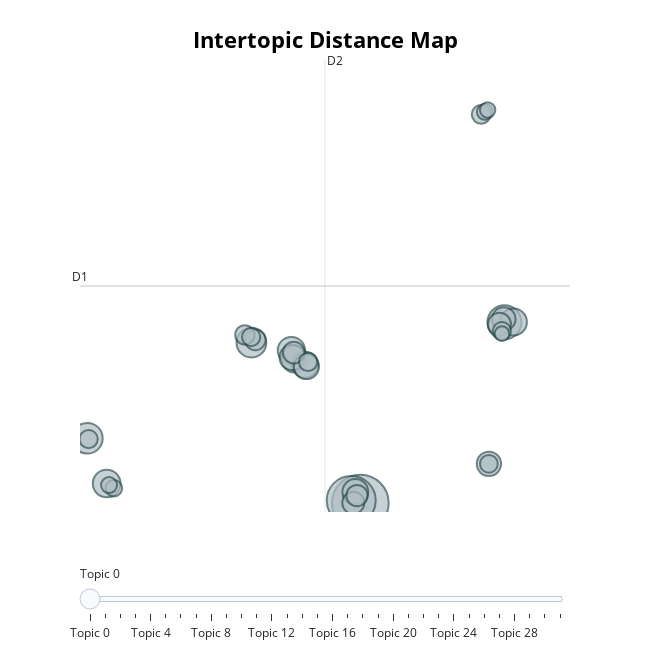

Write notebook code for a chart like this one.
### Code cell
topic_model.visualize_topics()

### Figure 1 — Plotly figure (JSON) as saved in the notebook; plotly's stock layout.template omitted (floating-point values rounded to 4 significant figures)
{"data": [{"customdata": [[0, "harris | is | she | and | for", 163], [1, "kamala | she | is | her | and", 122], [2, "eating | they | pets | cats | eat", 59], [3, "she | her | nothing | to | did", 48], [4, "gonzalez | lee | young | jackson | jeffrey", 45], [5, "undecided | are | voters | vote | voting", 39], [6, "won | run | trump | win | spot", 38], [7, "policies | you | border | more | on", 37], [8, "god | you | hallelujah | bless | the", 36], [9, "myomyomon | yangon | hello | show | joker", 35], [10, "debate | the | who | audience | this", 34], [11, "trump | 2024 | bendito | got | donald", 33], [12, "هندی | می | yang | på | هریس", 32], [13, "2024 | trump | random | lower | president", 30], [14, "businessman | good | bankrupt | business | man", 28], [15, "he | is | trump | golf | convicted", 27], [16, "abortion | it | of | stated | the", 25], [17, "trump | hands | heck | momoa | talor", 24], [18, "fox | debate | she | her | cnn", 23], [19, "he | hé | camera | him | at", 22], [20, "lies | bullshit | mess | excuse | word", 19], [21, "abc | corrupt | media | boycott | published", 18], [22, "she | done | wins | vp | woman", 17], [23, "14 | 33 | 03 | 04 | 46", 17], [24, "arizona | gun | everybody | has | my", 17], [25, "he | cowards | nuts | delusional | hes", 17], [26, "2024 | trump | greatest | jerbs | argentina", 16], [27, "vote | for | save | ww3 | saving", 14], [28, "news | fox | left | cnn | global", 13], [29, "blue | vote | wy | state | wot", 13], [30, "biased | news | journalists | msm | outlets", 12], [31, "springfield | invaders | pledge | ohio | rally", 11]], "hovertemplate": "<b>Topic %{customdata[0]}</b><br>%{customdata[1]}<br>Size: %{customdata[2]}", "legendgroup": "", "marker": {"color": "#B0BEC5", "line": {"color": "DarkSlateGrey", "width": 2}, "size": [163, 122, 59, 48, 45, 39, 38, 37, 36, 35, 34, 33, 32, 30, 28, 27, 25, 24, 23, 22, 19, 18, 17, 17, 17, 17, 16, 14, 13, 13, 12, 11], "sizemode": "area", "sizeref": 0.1019, "symbol": "circle"}, "mode": "markers", "name": "", "orientation": "v", "showlegend": false, "type": "scatter", "x": [10.33, 9.913, 16.97, -2.251, 5.314, -1.359, 7.155, 17.39, 7.306, 7.787, 10.1, 7.197, 7.848, 16.26, 16.94, 16.74, 10.01, 7.265, 10.18, 5.49, 5.011, 15.9, -2.191, 7.925, 16.86, 5.299, 16.26, -1.031, 16.07, -1.25, 16.2, 16.86], "xaxis": "x", "y": [-4.142, -3.961, 8.402, 0.356, 6.991, -2.786, 6.44, 8.423, 5.851, 5.456, -3.369, 5.966, 5.328, -1.422, 8.637, 8.269, -4.125, 6.302, -3.623, 7.188, 7.528, 22.84, 0.2968, 5.649, 7.789, 7.375, -1.42, -3.113, 23.01, -2.896, 23.13, 7.613], "yaxis": "y"}], "layout": {"annotations": [{"showarrow": false, "text": "D1", "x": -2.588, "y": 10.92, "yshift": 10}, {"showarrow": false, "text": "D2", "x": 8.704, "xshift": 10, "y": 26.61}], "height": 650, "hoverlabel": {"bgcolor": "white", "font": {"family": "Rockwell", "size": 16}}, "legend": {"itemsizing": "constant", "tracegroupgap": 0}, "margin": {"t": 60}, "shapes": [{"line": {"color": "#CFD8DC", "width": 2}, "type": "line", "x0": 8.704, "x1": 8.704, "y0": -4.763, "y1": 26.61}, {"line": {"color": "#9E9E9E", "width": 2}, "type": "line", "x0": -2.588, "x1": 20.0, "y0": 10.92, "y1": 10.92}], "sliders": [{"active": 0, "pad": {"t": 50}, "steps": [{"args": [{"marker.color": [["red", "#B0BEC5", "#B0BEC5", "#B0BEC5", "#B0BEC5", "#B0BEC5", "#B0BEC5", "#B0BEC5", "#B0BEC5", "#B0BEC5", "#B0BEC5", "#B0BEC5", "#B0BEC5", "#B0BEC5", "#B0BEC5", "#B0BEC5", "#B0BEC5", "#B0BEC5", "#B0BEC5", "#B0BEC5", "#B0BEC5", "#B0BEC5", "#B0BEC5", "#B0BEC5", "#B0BEC5", "#B0BEC5", "#B0BEC5", "#B0BEC5", "#B0BEC5", "#B0BEC5", "#B0BEC5", "#B0BEC5"]]}], "label": "Topic 0", "method": "update"}, {"args": [{"marker.color": [["#B0BEC5", "red", "#B0BEC5", "#B0BEC5", "#B0BEC5", "#B0BEC5", "#B0BEC5", "#B0BEC5", "#B0BEC5", "#B0BEC5", "#B0BEC5", "#B0BEC5", "#B0BEC5", "#B0BEC5", "#B0BEC5", "#B0BEC5", "#B0BEC5", "#B0BEC5", "#B0BEC5", "#B0BEC5", "#B0BEC5", "#B0BEC5", "#B0BEC5", "#B0BEC5", "#B0BEC5", "#B0BEC5", "#B0BEC5", "#B0BEC5", "#B0BEC5", "#B0BEC5", "#B0BEC5", "#B0BEC5"]]}], "label": "Topic 1", "method": "update"}, {"args": [{"marker.color": [["#B0BEC5", "#B0BEC5", "red", "#B0BEC5", "#B0BEC5", "#B0BEC5", "#B0BEC5", "#B0BEC5", "#B0BEC5", "#B0BEC5", "#B0BEC5", "#B0BEC5", "#B0BEC5", "#B0BEC5", "#B0BEC5", "#B0BEC5", "#B0BEC5", "#B0BEC5", "#B0BEC5", "#B0BEC5", "#B0BEC5", "#B0BEC5", "#B0BEC5", "#B0BEC5", "#B0BEC5", "#B0BEC5", "#B0BEC5", "#B0BEC5", "#B0BEC5", "#B0BEC5", "#B0BEC5", "#B0BEC5"]]}], "label": "Topic 2", "method": "update"}, {"args": [{"marker.color": [["#B0BEC5", "#B0BEC5", "#B0BEC5", "red", "#B0BEC5", "#B0BEC5", "#B0BEC5", "#B0BEC5", "#B0BEC5", "#B0BEC5", "#B0BEC5", "#B0BEC5", "#B0BEC5", "#B0BEC5", "#B0BEC5", "#B0BEC5", "#B0BEC5", "#B0BEC5", "#B0BEC5", "#B0BEC5", "#B0BEC5", "#B0BEC5", "#B0BEC5", "#B0BEC5", "#B0BEC5", "#B0BEC5", "#B0BEC5", "#B0BEC5", "#B0BEC5", "#B0BEC5", "#B0BEC5", "#B0BEC5"]]}], "label": "Topic 3", "method": "update"}, {"args": [{"marker.color": [["#B0BEC5", "#B0BEC5", "#B0BEC5", "#B0BEC5", "red", "#B0BEC5", "#B0BEC5", "#B0BEC5", "#B0BEC5", "#B0BEC5", "#B0BEC5", "#B0BEC5", "#B0BEC5", "#B0BEC5", "#B0BEC5", "#B0BEC5", "#B0BEC5", "#B0BEC5", "#B0BEC5", "#B0BEC5", "#B0BEC5", "#B0BEC5", "#B0BEC5", "#B0BEC5", "#B0BEC5", "#B0BEC5", "#B0BEC5", "#B0BEC5", "#B0BEC5", "#B0BEC5", "#B0BEC5", "#B0BEC5"]]}], "label": "Topic 4", "method": "update"}, {"args": [{"marker.color": [["#B0BEC5", "#B0BEC5", "#B0BEC5", "#B0BEC5", "#B0BEC5", "red", "#B0BEC5", "#B0BEC5", "#B0BEC5", "#B0BEC5", "#B0BEC5", "#B0BEC5", "#B0BEC5", "#B0BEC5", "#B0BEC5", "#B0BEC5", "#B0BEC5", "#B0BEC5", "#B0BEC5", "#B0BEC5", "#B0BEC5", "#B0BEC5", "#B0BEC5", "#B0BEC5", "#B0BEC5", "#B0BEC5", "#B0BEC5", "#B0BEC5", "#B0BEC5", "#B0BEC5", "#B0BEC5", "#B0BEC5"]]}], "label": "Topic 5", "method": "update"}, {"args": [{"marker.color": [["#B0BEC5", "#B0BEC5", "#B0BEC5", "#B0BEC5", "#B0BEC5", "#B0BEC5", "red", "#B0BEC5", "#B0BEC5", "#B0BEC5", "#B0BEC5", "#B0BEC5", "#B0BEC5", "#B0BEC5", "#B0BEC5", "#B0BEC5", "#B0BEC5", "#B0BEC5", "#B0BEC5", "#B0BEC5", "#B0BEC5", "#B0BEC5", "#B0BEC5", "#B0BEC5", "#B0BEC5", "#B0BEC5", "#B0BEC5", "#B0BEC5", "#B0BEC5", "#B0BEC5", "#B0BEC5", "#B0BEC5"]]}], "label": "Topic 6", "method": "update"}, {"args": [{"marker.color": [["#B0BEC5", "#B0BEC5", "#B0BEC5", "#B0BEC5", "#B0BEC5", "#B0BEC5", "#B0BEC5", "red", "#B0BEC5", "#B0BEC5", "#B0BEC5", "#B0BEC5", "#B0BEC5", "#B0BEC5", "#B0BEC5", "#B0BEC5", "#B0BEC5", "#B0BEC5", "#B0BEC5", "#B0BEC5", "#B0BEC5", "#B0BEC5", "#B0BEC5", "#B0BEC5", "#B0BEC5", "#B0BEC5", "#B0BEC5", "#B0BEC5", "#B0BEC5", "#B0BEC5", "#B0BEC5", "#B0BEC5"]]}], "label": "Topic 7", "method": "update"}, {"args": [{"marker.color": [["#B0BEC5", "#B0BEC5", "#B0BEC5", "#B0BEC5", "#B0BEC5", "#B0BEC5", "#B0BEC5", "#B0BEC5", "red", "#B0BEC5", "#B0BEC5", "#B0BEC5", "#B0BEC5", "#B0BEC5", "#B0BEC5", "#B0BEC5", "#B0BEC5", "#B0BEC5", "#B0BEC5", "#B0BEC5", "#B0BEC5", "#B0BEC5", "#B0BEC5", "#B0BEC5", "#B0BEC5", "#B0BEC5", "#B0BEC5", "#B0BEC5", "#B0BEC5", "#B0BEC5", "#B0BEC5", "#B0BEC5"]]}], "label": "Topic 8", "method": "update"}, {"args": [{"marker.color": [["#B0BEC5", "#B0BEC5", "#B0BEC5", "#B0BEC5", "#B0BEC5", "#B0BEC5", "#B0BEC5", "#B0BEC5", "#B0BEC5", "red", "#B0BEC5", "#B0BEC5", "#B0BEC5", "#B0BEC5", "#B0BEC5", "#B0BEC5", "#B0BEC5", "#B0BEC5", "#B0BEC5", "#B0BEC5", "#B0BEC5", "#B0BEC5", "#B0BEC5", "#B0BEC5", "#B0BEC5", "#B0BEC5", "#B0BEC5", "#B0BEC5", "#B0BEC5", "#B0BEC5", "#B0BEC5", "#B0BEC5"]]}], "label": "Topic 9", "method": "update"}, {"args": [{"marker.color": [["#B0BEC5", "#B0BEC5", "#B0BEC5", "#B0BEC5", "#B0BEC5", "#B0BEC5", "#B0BEC5", "#B0BEC5", "#B0BEC5", "#B0BEC5", "red", "#B0BEC5", "#B0BEC5", "#B0BEC5", "#B0BEC5", "#B0BEC5", "#B0BEC5", "#B0BEC5", "#B0BEC5", "#B0BEC5", "#B0BEC5", "#B0BEC5", "#B0BEC5", "#B0BEC5", "#B0BEC5", "#B0BEC5", "#B0BEC5", "#B0BEC5", "#B0BEC5", "#B0BEC5", "#B0BEC5", "#B0BEC5"]]}], "label": "Topic 10", "method": "update"}, {"args": [{"marker.color": [["#B0BEC5", "#B0BEC5", "#B0BEC5", "#B0BEC5", "#B0BEC5", "#B0BEC5", "#B0BEC5", "#B0BEC5", "#B0BEC5", "#B0BEC5", "#B0BEC5", "red", "#B0BEC5", "#B0BEC5", "#B0BEC5", "#B0BEC5", "#B0BEC5", "#B0BEC5", "#B0BEC5", "#B0BEC5", "#B0BEC5", "#B0BEC5", "#B0BEC5", "#B0BEC5", "#B0BEC5", "#B0BEC5", "#B0BEC5", "#B0BEC5", "#B0BEC5", "#B0BEC5", "#B0BEC5", "#B0BEC5"]]}], "label": "Topic 11", "method": "update"}, {"args": [{"marker.color": [["#B0BEC5", "#B0BEC5", "#B0BEC5", "#B0BEC5", "#B0BEC5", "#B0BEC5", "#B0BEC5", "#B0BEC5", "#B0BEC5", "#B0BEC5", "#B0BEC5", "#B0BEC5", "red", "#B0BEC5", "#B0BEC5", "#B0BEC5", "#B0BEC5", "#B0BEC5", "#B0BEC5", "#B0BEC5", "#B0BEC5", "#B0BEC5", "#B0BEC5", "#B0BEC5", "#B0BEC5", "#B0BEC5", "#B0BEC5", "#B0BEC5", "#B0BEC5", "#B0BEC5", "#B0BEC5", "#B0BEC5"]]}], "label": "Topic 12", "method": "update"}, {"args": [{"marker.color": [["#B0BEC5", "#B0BEC5", "#B0BEC5", "#B0BEC5", "#B0BEC5", "#B0BEC5", "#B0BEC5", "#B0BEC5", "#B0BEC5", "#B0BEC5", "#B0BEC5", "#B0BEC5", "#B0BEC5", "red", "#B0BEC5", "#B0BEC5", "#B0BEC5", "#B0BEC5", "#B0BEC5", "#B0BEC5", "#B0BEC5", "#B0BEC5", "#B0BEC5", "#B0BEC5", "#B0BEC5", "#B0BEC5", "#B0BEC5", "#B0BEC5", "#B0BEC5", "#B0BEC5", "#B0BEC5", "#B0BEC5"]]}], "label": "Topic 13", "method": "update"}, {"args": [{"marker.color": [["#B0BEC5", "#B0BEC5", "#B0BEC5", "#B0BEC5", "#B0BEC5", "#B0BEC5", "#B0BEC5", "#B0BEC5", "#B0BEC5", "#B0BEC5", "#B0BEC5", "#B0BEC5", "#B0BEC5", "#B0BEC5", "red", "#B0BEC5", "#B0BEC5", "#B0BEC5", "#B0BEC5", "#B0BEC5", "#B0BEC5", "#B0BEC5", "#B0BEC5", "#B0BEC5", "#B0BEC5", "#B0BEC5", "#B0BEC5", "#B0BEC5", "#B0BEC5", "#B0BEC5", "#B0BEC5", "#B0BEC5"]]}], "label": "Topic 14", "method": "update"}, {"args": [{"marker.color": [["#B0BEC5", "#B0BEC5", "#B0BEC5", "#B0BEC5", "#B0BEC5", "#B0BEC5", "#B0BEC5", "#B0BEC5", "#B0BEC5", "#B0BEC5", "#B0BEC5", "#B0BEC5", "#B0BEC5", "#B0BEC5", "#B0BEC5", "red", "#B0BEC5", "#B0BEC5", "#B0BEC5", "#B0BEC5", "#B0BEC5", "#B0BEC5", "#B0BEC5", "#B0BEC5", "#B0BEC5", "#B0BEC5", "#B0BEC5", "#B0BEC5", "#B0BEC5", "#B0BEC5", "#B0BEC5", "#B0BEC5"]]}], "label": "Topic 15", "method": "update"}, {"args": [{"marker.color": [["#B0BEC5", "#B0BEC5", "#B0BEC5", "#B0BEC5", "#B0BEC5", "#B0BEC5", "#B0BEC5", "#B0BEC5", "#B0BEC5", "#B0BEC5", "#B0BEC5", "#B0BEC5", "#B0BEC5", "#B0BEC5", "#B0BEC5", "#B0BEC5", "red", "#B0BEC5", "#B0BEC5", "#B0BEC5", "#B0BEC5", "#B0BEC5", "#B0BEC5", "#B0BEC5", "#B0BEC5", "#B0BEC5", "#B0BEC5", "#B0BEC5", "#B0BEC5", "#B0BEC5", "#B0BEC5", "#B0BEC5"]]}], "label": "Topic 16", "method": "update"}, {"args": [{"marker.color": [["#B0BEC5", "#B0BEC5", "#B0BEC5", "#B0BEC5", "#B0BEC5", "#B0BEC5", "#B0BEC5", "#B0BEC5", "#B0BEC5", "#B0BEC5", "#B0BEC5", "#B0BEC5", "#B0BEC5", "#B0BEC5", "#B0BEC5", "#B0BEC5", "#B0BEC5", "red", "#B0BEC5", "#B0BEC5", "#B0BEC5", "#B0BEC5", "#B0BEC5", "#B0BEC5", "#B0BEC5", "#B0BEC5", "#B0BEC5", "#B0BEC5", "#B0BEC5", "#B0BEC5", "#B0BEC5", "#B0BEC5"]]}], "label": "Topic 17", "method": "update"}, {"args": [{"marker.color": [["#B0BEC5", "#B0BEC5", "#B0BEC5", "#B0BEC5", "#B0BEC5", "#B0BEC5", "#B0BEC5", "#B0BEC5", "#B0BEC5", "#B0BEC5", "#B0BEC5", "#B0BEC5", "#B0BEC5", "#B0BEC5", "#B0BEC5", "#B0BEC5", "#B0BEC5", "#B0BEC5", "red", "#B0BEC5", "#B0BEC5", "#B0BEC5", "#B0BEC5", "#B0BEC5", "#B0BEC5", "#B0BEC5", "#B0BEC5", "#B0BEC5", "#B0BEC5", "#B0BEC5", "#B0BEC5", "#B0BEC5"]]}], "label": "Topic 18", "method": "update"}, {"args": [{"marker.color": [["#B0BEC5", "#B0BEC5", "#B0BEC5", "#B0BEC5", "#B0BEC5", "#B0BEC5", "#B0BEC5", "#B0BEC5", "#B0BEC5", "#B0BEC5", "#B0BEC5", "#B0BEC5", "#B0BEC5", "#B0BEC5", "#B0BEC5", "#B0BEC5", "#B0BEC5", "#B0BEC5", "#B0BEC5", "red", "#B0BEC5", "#B0BEC5", "#B0BEC5", "#B0BEC5", "#B0BEC5", "#B0BEC5", "#B0BEC5", "#B0BEC5", "#B0BEC5", "#B0BEC5", "#B0BEC5", "#B0BEC5"]]}], "label": "Topic 19", "method": "update"}, {"args": [{"marker.color": [["#B0BEC5", "#B0BEC5", "#B0BEC5", "#B0BEC5", "#B0BEC5", "#B0BEC5", "#B0BEC5", "#B0BEC5", "#B0BEC5", "#B0BEC5", "#B0BEC5", "#B0BEC5", "#B0BEC5", "#B0BEC5", "#B0BEC5", "#B0BEC5", "#B0BEC5", "#B0BEC5", "#B0BEC5", "#B0BEC5", "red", "#B0BEC5", "#B0BEC5", "#B0BEC5", "#B0BEC5", "#B0BEC5", "#B0BEC5", "#B0BEC5", "#B0BEC5", "#B0BEC5", "#B0BEC5", "#B0BEC5"]]}], "label": "Topic 20", "method": "update"}, {"args": [{"marker.color": [["#B0BEC5", "#B0BEC5", "#B0BEC5", "#B0BEC5", "#B0BEC5", "#B0BEC5", "#B0BEC5", "#B0BEC5", "#B0BEC5", "#B0BEC5", "#B0BEC5", "#B0BEC5", "#B0BEC5", "#B0BEC5", "#B0BEC5", "#B0BEC5", "#B0BEC5", "#B0BEC5", "#B0BEC5", "#B0BEC5", "#B0BEC5", "red", "#B0BEC5", "#B0BEC5", "#B0BEC5", "#B0BEC5", "#B0BEC5", "#B0BEC5", "#B0BEC5", "#B0BEC5", "#B0BEC5", "#B0BEC5"]]}], "label": "Topic 21", "method": "update"}, {"args": [{"marker.color": [["#B0BEC5", "#B0BEC5", "#B0BEC5", "#B0BEC5", "#B0BEC5", "#B0BEC5", "#B0BEC5", "#B0BEC5", "#B0BEC5", "#B0BEC5", "#B0BEC5", "#B0BEC5", "#B0BEC5", "#B0BEC5", "#B0BEC5", "#B0BEC5", "#B0BEC5", "#B0BEC5", "#B0BEC5", "#B0BEC5", "#B0BEC5", "#B0BEC5", "red", "#B0BEC5", "#B0BEC5", "#B0BEC5", "#B0BEC5", "#B0BEC5", "#B0BEC5", "#B0BEC5", "#B0BEC5", "#B0BEC5"]]}], "label": "Topic 22", "method": "update"}, {"args": [{"marker.color": [["#B0BEC5", "#B0BEC5", "#B0BEC5", "#B0BEC5", "#B0BEC5", "#B0BEC5", "#B0BEC5", "#B0BEC5", "#B0BEC5", "#B0BEC5", "#B0BEC5", "#B0BEC5", "#B0BEC5", "#B0BEC5", "#B0BEC5", "#B0BEC5", "#B0BEC5", "#B0BEC5", "#B0BEC5", "#B0BEC5", "#B0BEC5", "#B0BEC5", "#B0BEC5", "red", "#B0BEC5", "#B0BEC5", "#B0BEC5", "#B0BEC5", "#B0BEC5", "#B0BEC5", "#B0BEC5", "#B0BEC5"]]}], "label": "Topic 23", "method": "update"}, {"args": [{"marker.color": [["#B0BEC5", "#B0BEC5", "#B0BEC5", "#B0BEC5", "#B0BEC5", "#B0BEC5", "#B0BEC5", "#B0BEC5", "#B0BEC5", "#B0BEC5", "#B0BEC5", "#B0BEC5", "#B0BEC5", "#B0BEC5", "#B0BEC5", "#B0BEC5", "#B0BEC5", "#B0BEC5", "#B0BEC5", "#B0BEC5", "#B0BEC5", "#B0BEC5", "#B0BEC5", "#B0BEC5", "red", "#B0BEC5", "#B0BEC5", "#B0BEC5", "#B0BEC5", "#B0BEC5", "#B0BEC5", "#B0BEC5"]]}], "label": "Topic 24", "method": "update"}, {"args": [{"marker.color": [["#B0BEC5", "#B0BEC5", "#B0BEC5", "#B0BEC5", "#B0BEC5", "#B0BEC5", "#B0BEC5", "#B0BEC5", "#B0BEC5", "#B0BEC5", "#B0BEC5", "#B0BEC5", "#B0BEC5", "#B0BEC5", "#B0BEC5", "#B0BEC5", "#B0BEC5", "#B0BEC5", "#B0BEC5", "#B0BEC5", "#B0BEC5", "#B0BEC5", "#B0BEC5", "#B0BEC5", "#B0BEC5", "red", "#B0BEC5", "#B0BEC5", "#B0BEC5", "#B0BEC5", "#B0BEC5", "#B0BEC5"]]}], "label": "Topic 25", "method": "update"}, {"args": [{"marker.color": [["#B0BEC5", "#B0BEC5", "#B0BEC5", "#B0BEC5", "#B0BEC5", "#B0BEC5", "#B0BEC5", "#B0BEC5", "#B0BEC5", "#B0BEC5", "#B0BEC5", "#B0BEC5", "#B0BEC5", "#B0BEC5", "#B0BEC5", "#B0BEC5", "#B0BEC5", "#B0BEC5", "#B0BEC5", "#B0BEC5", "#B0BEC5", "#B0BEC5", "#B0BEC5", "#B0BEC5", "#B0BEC5", "#B0BEC5", "red", "#B0BEC5", "#B0BEC5", "#B0BEC5", "#B0BEC5", "#B0BEC5"]]}], "label": "Topic 26", "method": "update"}, {"args": [{"marker.color": [["#B0BEC5", "#B0BEC5", "#B0BEC5", "#B0BEC5", "#B0BEC5", "#B0BEC5", "#B0BEC5", "#B0BEC5", "#B0BEC5", "#B0BEC5", "#B0BEC5", "#B0BEC5", "#B0BEC5", "#B0BEC5", "#B0BEC5", "#B0BEC5", "#B0BEC5", "#B0BEC5", "#B0BEC5", "#B0BEC5", "#B0BEC5", "#B0BEC5", "#B0BEC5", "#B0BEC5", "#B0BEC5", "#B0BEC5", "#B0BEC5", "red", "#B0BEC5", "#B0BEC5", "#B0BEC5", "#B0BEC5"]]}], "label": "Topic 27", "method": "update"}, {"args": [{"marker.color": [["#B0BEC5", "#B0BEC5", "#B0BEC5", "#B0BEC5", "#B0BEC5", "#B0BEC5", "#B0BEC5", "#B0BEC5", "#B0BEC5", "#B0BEC5", "#B0BEC5", "#B0BEC5", "#B0BEC5", "#B0BEC5", "#B0BEC5", "#B0BEC5", "#B0BEC5", "#B0BEC5", "#B0BEC5", "#B0BEC5", "#B0BEC5", "#B0BEC5", "#B0BEC5", "#B0BEC5", "#B0BEC5", "#B0BEC5", "#B0BEC5", "#B0BEC5", "red", "#B0BEC5", "#B0BEC5", "#B0BEC5"]]}], "label": "Topic 28", "method": "update"}, {"args": [{"marker.color": [["#B0BEC5", "#B0BEC5", "#B0BEC5", "#B0BEC5", "#B0BEC5", "#B0BEC5", "#B0BEC5", "#B0BEC5", "#B0BEC5", "#B0BEC5", "#B0BEC5", "#B0BEC5", "#B0BEC5", "#B0BEC5", "#B0BEC5", "#B0BEC5", "#B0BEC5", "#B0BEC5", "#B0BEC5", "#B0BEC5", "#B0BEC5", "#B0BEC5", "#B0BEC5", "#B0BEC5", "#B0BEC5", "#B0BEC5", "#B0BEC5", "#B0BEC5", "#B0BEC5", "red", "#B0BEC5", "#B0BEC5"]]}], "label": "Topic 29", "method": "update"}, {"args": [{"marker.color": [["#B0BEC5", "#B0BEC5", "#B0BEC5", "#B0BEC5", "#B0BEC5", "#B0BEC5", "#B0BEC5", "#B0BEC5", "#B0BEC5", "#B0BEC5", "#B0BEC5", "#B0BEC5", "#B0BEC5", "#B0BEC5", "#B0BEC5", "#B0BEC5", "#B0BEC5", "#B0BEC5", "#B0BEC5", "#B0BEC5", "#B0BEC5", "#B0BEC5", "#B0BEC5", "#B0BEC5", "#B0BEC5", "#B0BEC5", "#B0BEC5", "#B0BEC5", "#B0BEC5", "#B0BEC5", "red", "#B0BEC5"]]}], "label": "Topic 30", "method": "update"}, {"args": [{"marker.color": [["#B0BEC5", "#B0BEC5", "#B0BEC5", "#B0BEC5", "#B0BEC5", "#B0BEC5", "#B0BEC5", "#B0BEC5", "#B0BEC5", "#B0BEC5", "#B0BEC5", "#B0BEC5", "#B0BEC5", "#B0BEC5", "#B0BEC5", "#B0BEC5", "#B0BEC5", "#B0BEC5", "#B0BEC5", "#B0BEC5", "#B0BEC5", "#B0BEC5", "#B0BEC5", "#B0BEC5", "#B0BEC5", "#B0BEC5", "#B0BEC5", "#B0BEC5", "#B0BEC5", "#B0BEC5", "#B0BEC5", "red"]]}], "label": "Topic 31", "method": "update"}]}], "title": {"font": {"color": "Black", "size": 22}, "text": "<b>Intertopic Distance Map</b>", "x": 0.5, "xanchor": "center", "y": 0.95, "yanchor": "top"}, "width": 650, "xaxis": {"anchor": "y", "domain": [0, 1], "range": [-2.588, 20.0], "title": {"text": ""}, "type": "linear", "visible": false}, "yaxis": {"anchor": "x", "domain": [0, 1], "range": [-4.763, 26.61], "title": {"text": ""}, "type": "linear", "visible": false}}}
